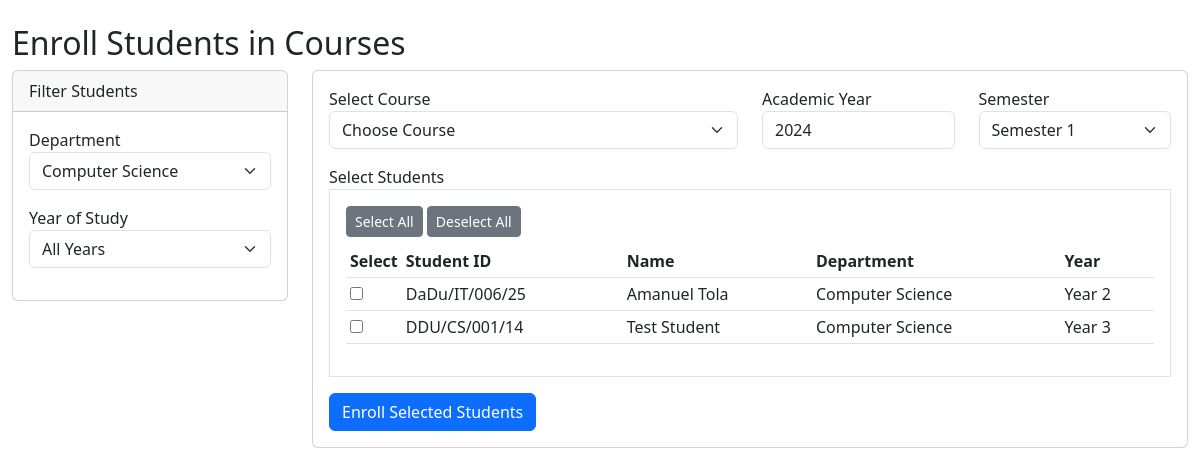
The page /admin/enroll_students.php?department=1 (signed in) on the database its author committed.
### tables this page shows
CREATE TABLE `students` (
  `student_id` int(11) NOT NULL,
  `student_id_no` varchar(50) NOT NULL,
  `full_name` varchar(100) NOT NULL,
  `email` varchar(100) NOT NULL,
  `phone` varchar(20) DEFAULT NULL,
  `gender` enum('Male','Female','Other') DEFAULT NULL,
  `date_of_birth` date DEFAULT NULL,
  `department_id` int(11) DEFAULT NULL,
  `program` varchar(100) DEFAULT NULL,
  `year_of_study` int(11) DEFAULT NULL,
  `semester` int(11) DEFAULT NULL,
  `profile_image` varchar(255) DEFAULT NULL,
  `is_active` tinyint(1) DEFAULT '1',
  `created_at` timestamp NOT NULL DEFAULT CURRENT_TIMESTAMP,
  `user_id` int(11) DEFAULT NULL
);

CREATE TABLE `departments` (
  `department_id` int(11) NOT NULL,
  `department_code` varchar(20) NOT NULL,
  `department_name` varchar(100) NOT NULL,
  `faculty` varchar(100) DEFAULT NULL,
  `description` text,
  `created_at` timestamp NOT NULL DEFAULT CURRENT_TIMESTAMP,
  `department_head_id` int(11) DEFAULT NULL
);

### admin/enroll_students.php (the view, shortened to what this page needs)
<?php
include('../includes/auth.php');
$departments = $conn->query("SELECT * FROM departments");
$filter_department = $_GET['department'] ?? '';
$where = "WHERE s.is_active = 1";
if ($filter_department) $where .= " AND s.department_id = $filter_department";
$students = $conn->query("
    SELECT s.student_id, s.student_id_no, s.full_name, d.department_name, s.year_of_study
    FROM students s
    LEFT JOIN departments d ON s.department_id = d.department_id
    $where
    ORDER BY s.full_name
    LIMIT 100
");
?>
<!DOCTYPE html>
<html>
<head>
    <link href="https://cdn.jsdelivr.net/npm/bootstrap@5.3.0/dist/css/bootstrap.min.css" rel="stylesheet">
</head>
<body>
    <div class="container-fluid mt-4">
        <h2>Enroll Students in Courses</h2>
        <div class="row">
            <div class="col-md-3">
                <div class="card">
                    <div class="card-header">Filter Students</div>
                    <div class="card-body">
                        <form method="GET">
                            <div class="mb-3">
                                <label>Department</label>
                                <select name="department" class="form-select" onchange="this.form.submit()">
                                    <?php while($dept = $departments->fetch_assoc()): ?>
                                    <option value="<?= $dept['department_id'] ?>" <?= $filter_department == $dept['department_id'] ? 'selected' : '' ?>>
                                        <?= $dept['department_name'] ?>
                                    </option>
                                    <?php endwhile; ?>
                                </select>
                            </div>
                            <div class="mb-3">
                                <label>Year of Study</label>
                                <select name="year" class="form-select" onchange="this.form.submit()">
                                    <option value="">All Years</option>
                                </select>
                            </div>
                        </form>
                    </div>
                </div>
            </div>
            <div class="col-md-9">
                <div class="card">
                    <div class="card-body">
                        <form method="POST">
                            <div class="row mb-3">
                                <div class="col-md-6">
                                    <label>Select Course</label>
                                    <select name="course_id" class="form-select" required>
                                        <option value="">Choose Course</option>
                                    </select>
                                </div>
                                <div class="col-md-3">
                                    <label>Academic Year</label>
                                    <input type="number" name="academic_year" class="form-control" value="2024" required>
                                </div>
                                <div class="col-md-3">
                                    <label>Semester</label>
                                    <select name="semester" class="form-select" required>
                                        <option value="1">Semester 1</option>
                                    </select>
                                </div>
                            </div>
                            <div class="mb-3">
                                <label>Select Students</label>
                                <div class="border p-3" style="max-height: 400px; overflow-y: auto;">
                                    <button type="button" class="btn btn-sm btn-secondary mb-2" onclick="selectAllStudents()">Select All</button>
                                    <button type="button" class="btn btn-sm btn-secondary mb-2" onclick="deselectAllStudents()">Deselect All</button>
                                    <table class="table table-sm">
                                        <thead>
                                            <tr>
                                                <th width="50">Select</th>
                                                <th>Student ID</th>
                                                <th>Name</th>
                                                <th>Department</th>
                                                <th>Year</th>
                                            </tr>
                                        </thead>
                                        <tbody>
                                            <?php while($student = $students->fetch_assoc()): ?>
                                            <tr>
                                                <td>
                                                    <input type="checkbox" name="student_ids[]"
                                                           value="<?= $student['student_id'] ?>"
                                                           class="student-checkbox">
                                                </td>
                                                <td><?= $student['student_id_no'] ?></td>
                                                <td><?= $student['full_name'] ?></td>
                                                <td><?= $student['department_name'] ?></td>
                                                <td>Year <?= $student['year_of_study'] ?></td>
                                            </tr>
                                            <?php endwhile; ?>
                                        </tbody>
                                    </table>
                                </div>
                            </div>
                            <button type="submit" class="btn btn-primary">Enroll Selected Students</button>
                        </form>
                    </div>
                </div>
            </div>
        </div>
    </div>
</body>
</html>

### rows shown on the page
students: student_id_no "DaDu/IT/006/25", full_name "Amanuel Tola", department.department_name "Computer Science", year_of_study "2"
students: student_id_no "DDU/CS/001/14", full_name "Test Student", department.department_name "Computer Science", year_of_study "3"

### other values the page prints
form field department "Computer Science"
